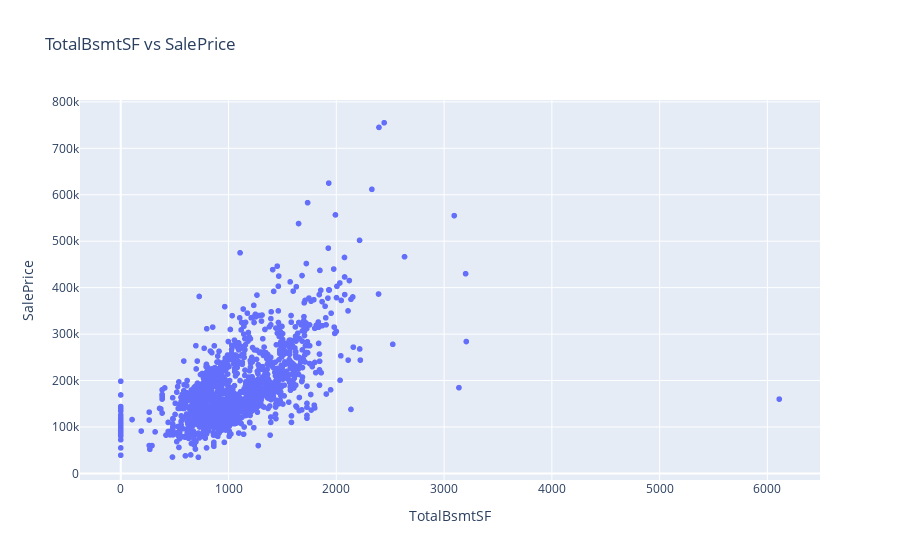

Here is the notebook cell this chart was saved with:
### Markdown cell above
TotalBsmtSF: Total square feet of basement area

### Code cell
if SHOW_GRAPHS:
    fig = px.scatter(train_data, x='TotalBsmtSF', y='SalePrice', title='TotalBsmtSF vs SalePrice')
    fig.show()

### Figure 1 — Plotly figure (JSON) as saved in the notebook; plotly's stock layout.template omitted (floating-point values rounded to 4 significant figures; data arrays with more than 128 entries replaced by an {"elided": "..."} marker saying what was removed)
{"data": [{"hovertemplate": "TotalBsmtSF=%{x}<br>SalePrice=%{y}<extra></extra>", "legendgroup": "", "marker": {"color": "#636efa", "symbol": "circle"}, "mode": "markers", "name": "", "showlegend": false, "type": "scattergl", "x": {"elided": "1460 int values"}, "xaxis": "x", "y": {"elided": "1460 int values"}, "yaxis": "y"}], "layout": {"legend": {"tracegroupgap": 0}, "title": {"text": "TotalBsmtSF vs SalePrice"}, "xaxis": {"anchor": "y", "domain": [0, 1], "title": {"text": "TotalBsmtSF"}}, "yaxis": {"anchor": "x", "domain": [0, 1], "title": {"text": "SalePrice"}}}}
